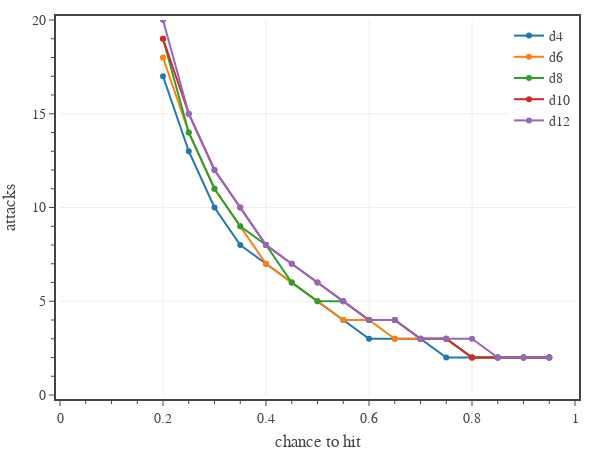

This figure's notebook cell:
### Code cell
# Fig. 6: plots the number of turns it takes for an attack to be sufficiently Gaussian

# create figure
fig = go.Figure(
    layout=go.Layout(
        template=tfb.FIG_TEMPLATE,
        xaxis=dict(
            title_text='chance to hit',
            range=[0,1],
            tick0=0, dtick=0.2,
            minor=dict(tick0=0, dtick=0.05),
        ),
        yaxis=dict(
            title_text='attacks',
            #type='log',
            range=[0,20],
            tick0=0, dtick=5,
            minor=dict(tick0=0, dtick=1),
            #tickformat='.0f'
        ),
        legend=dict(
            xanchor='right', yanchor='top',
            x=1.00, y=1.00,
            orientation='v',
            tracegroupgap=0,
        )
    )
)

r2 = 0.95
m = 1
#roll = 12
#for method in ['save','attack']:
method = 'attack'
die_sizes = [4, 6, 8, 10, 12]
for roll in die_sizes:
    pc = cp.baseline_pc(16)
    x = []
    y = []
    for ab in list(range(0, 16)):
        if method == 'attack':
            dpr = cp.attack(ab, m @ d(roll), (2*m) @ d(roll))
            dmg = dpr.damage(pc['armor class'])
            rnd = cp.rounds_to_gaussian(dmg, rsquared=r2, method='range')
            p_miss = dmg.probability(0)
            p_hit = 1 - p_miss
        else:
            dc = ab + 8 + 2
            dpr = cp.save(dc, m @ d(roll), 0.5)
            dmg = dpr.damage(pc['save bonus'], 1)
            rnd = cp.rounds_to_gaussian(dmg, rsquared=r2, method='range')
            p_hit = 0.05*(dc - pc['save bonus'] - 1)

        x.append(p_hit)
        y.append(rnd)
        #print(f'{p_hit:.2f}, {rnd:.0f}')

    coefs = np.polyfit(x, np.log10(y), 1)
    poly = np.poly1d(coefs)
    #print(f'{coefs[1]:.2f} + {coefs[0]:.2f}*phit')

    fig.add_trace(go.Scatter(
        x=x, 
        y=y,
        name=f'd{roll:.0f}',
        hovertemplate=
            f'<b>d{roll:.0f}</b><br>'+
            'hit %{x:.0%}<br>'+
            'attacks %{y:.0f}<extra></extra>',
    ))

# show figure
fig.update_layout(width=600, height=450)
fig.show(config=tfb.FIG_CONFIG)

# save figures
if SAVEFIGS:
    fig.update_layout(autosize=True, width=None, height=None)
    tfb.save_fig_html(fig, format='large', name=f'./fig-attacks-for-gaussian-large')
    tfb.save_fig_html(fig, format='small', name=f'./fig-attacks-for-gaussian-small')

### Figure 1 — Plotly figure (JSON) as saved in the notebook; plotly's stock layout.template omitted (floating-point values rounded to 4 significant figures)
{"data": [{"hovertemplate": "<b>d4</b><br>hit %{x:.0%}<br>attacks %{y:.0f}<extra></extra>", "name": "d4", "type": "scatter", "x": [0.2, 0.25, 0.3, 0.35, 0.4, 0.45, 0.5, 0.55, 0.6, 0.65, 0.7, 0.75, 0.8, 0.85, 0.9, 0.95], "y": [17, 13, 10, 8, 7, 6, 5, 4, 3, 3, 3, 2, 2, 2, 2, 2]}, {"hovertemplate": "<b>d6</b><br>hit %{x:.0%}<br>attacks %{y:.0f}<extra></extra>", "name": "d6", "type": "scatter", "x": [0.2, 0.25, 0.3, 0.35, 0.4, 0.45, 0.5, 0.55, 0.6, 0.65, 0.7, 0.75, 0.8, 0.85, 0.9, 0.95], "y": [18, 14, 11, 9, 7, 6, 5, 4, 4, 3, 3, 3, 2, 2, 2, 2]}, {"hovertemplate": "<b>d8</b><br>hit %{x:.0%}<br>attacks %{y:.0f}<extra></extra>", "name": "d8", "type": "scatter", "x": [0.2, 0.25, 0.3, 0.35, 0.4, 0.45, 0.5, 0.55, 0.6, 0.65, 0.7, 0.75, 0.8, 0.85, 0.9, 0.95], "y": [19, 14, 11, 9, 8, 6, 5, 5, 4, 4, 3, 3, 2, 2, 2, 2]}, {"hovertemplate": "<b>d10</b><br>hit %{x:.0%}<br>attacks %{y:.0f}<extra></extra>", "name": "d10", "type": "scatter", "x": [0.2, 0.25, 0.3, 0.35, 0.4, 0.45, 0.5, 0.55, 0.6, 0.65, 0.7, 0.75, 0.8, 0.85, 0.9, 0.95], "y": [19, 15, 12, 10, 8, 7, 6, 5, 4, 4, 3, 3, 2, 2, 2, 2]}, {"hovertemplate": "<b>d12</b><br>hit %{x:.0%}<br>attacks %{y:.0f}<extra></extra>", "name": "d12", "type": "scatter", "x": [0.2, 0.25, 0.3, 0.35, 0.4, 0.45, 0.5, 0.55, 0.6, 0.65, 0.7, 0.75, 0.8, 0.85, 0.9, 0.95], "y": [20, 15, 12, 10, 8, 7, 6, 5, 4, 4, 3, 3, 3, 2, 2, 2]}], "layout": {"height": 450, "legend": {"orientation": "v", "tracegroupgap": 0, "x": 1, "xanchor": "right", "y": 1, "yanchor": "top"}, "width": 600, "xaxis": {"dtick": 0.2, "minor": {"dtick": 0.05, "tick0": 0}, "range": [0, 1], "tick0": 0, "title": {"text": "chance to hit"}}, "yaxis": {"dtick": 5, "minor": {"dtick": 1, "tick0": 0}, "range": [0, 20], "tick0": 0, "title": {"text": "attacks"}}}}
